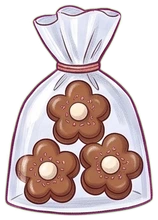
#> input picture assets/places/valentine/bag-flowers.webp, 158 x 220 px, given in place of classroom-v2-higgsfield-original.png, which was not available
$ python make-valentine-cover.py
#> lines starting #> are read from the running program, lines starting #| are printed output that depends on the picture
"""Valentine case (design/case-valentine-chocolate.md, "그림 제작 계획" 8): the case list cover and the review photo,
put together from pictures already made (no new art).

- cover.webp (800×563, the list photo's ratio 1.42, as the umbrella cover): classroom v2 with the boxes drawn on the
  desk (classroom-v2-boxes-higgsfield-original.png), cropped around the teacher's desk.
- review-boxes.webp (840×360, the review photo's wide frame): the eight packed gift boxes (gift-closed.webp) in a row
  over the blurred classroom, as at the end of the case.
Run from the project folder: python -I scripts/make-valentine-cover.py   (Pillow only)"""
from PIL import Image, ImageFilter

P = 'assets/places/valentine/'
# classroom v2 (user 2026-11-27): the boxes are drawn on the desk in the picture itself, so the cover is only a crop
room = Image.open(P + 'classroom-v2-higgsfield-original.png').convert('RGBA')
#> room is the input picture: PIL image 158x220 RGBA; mean R, G, B, A 134.3, 117.9, 113.4, 159.3
boxed = Image.open(P + 'classroom-v2-boxes-higgsfield-original.png').convert('RGBA')
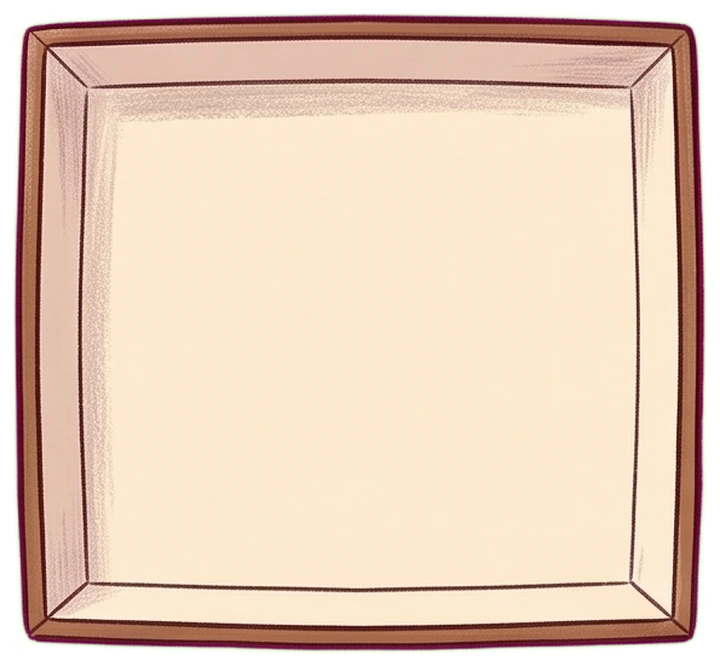
#> input picture assets/places/valentine/bigbox-open.webp, 720 x 666 px, given in place of classroom-v2-boxes-higgsfield-original.png, which was not available
#> boxed is the input picture: PIL image 720x666 RGBA; mean R, G, B, A 211.6, 188.1, 165.4, 228.6


def shadow(img, blur, alpha, squash=1.0):
    """a dark blurred copy of the picture's shape (squashed downwards for a shadow on a table)"""
    a = img.getchannel('A').point(lambda v: int(v * alpha))
    sh = Image.new('RGBA', img.size, (40, 22, 12, 0)); sh.putalpha(a)
    if squash != 1.0:
        sh = sh.resize((img.width, max(1, round(img.height * squash))))
    pad = blur * 3
    out = Image.new('RGBA', (sh.width + 2 * pad, sh.height + 2 * pad)); out.paste(sh, (pad, pad))
    return out.filter(ImageFilter.GaussianBlur(blur)), pad


# --- cover: the teacher's desk with the boxes, the chalkboard and the paper hearts above it ---
cx = 900                                  # the desk's middle
W = 1040; H = round(W / 1.42)
x0, y0 = cx - W // 2, 650
boxed.crop((x0, y0, x0 + W, y0 + H)).resize((800, round(800 / 1.42)), Image.LANCZOS).convert('RGB') \
    .save(P + 'cover.webp', quality=88, method=6)

# --- review photo: eight packed boxes in a row over the blurred classroom ---
RW, RH = 840, 360
bg = room.crop((300, 760, 1500, 760 + round(1200 * RH / RW))).resize((RW, RH), Image.LANCZOS).filter(ImageFilter.GaussianBlur(6))
#> bg: PIL image 840x360 RGBA; every value is 0
dim = Image.new('RGBA', bg.size, (46, 34, 25, 90)); bg.alpha_composite(dim)
g = Image.open(P + 'gift-closed.webp').convert('RGBA')
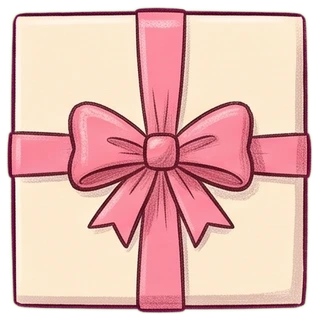
#> input picture assets/places/valentine/gift-closed.webp, 319 x 320 px, found by its file name
#> g is the input picture: PIL image 319x320 RGBA; mean R, G, B, A 205.7, 163.4, 153.6, 220.8
gs = 92; g = g.resize((gs, round(g.height * gs / g.width)), Image.LANCZOS)
gap = (RW - 8 * gs) // 9
tilts = [-4, 3, -2, 5, -3, 2, -5, 3]
for i, t in enumerate(tilts):
    gi = g.rotate(t, expand=True, resample=Image.BICUBIC)
    gx = gap + i * (gs + gap) - (gi.width - gs) // 2
    gy = (RH - gi.height) // 2 + (8 if i % 2 else -8)
    s, p = shadow(gi, 6, .5)
    bg.alpha_composite(s, (gx - p + 4, gy - p + 6))
    bg.alpha_composite(gi, (gx, gy))
#> this loop made 8 passes
#> pass 1, in shadow, `a = img.getchannel('A').point(lambda v: int(v * alpha))`:
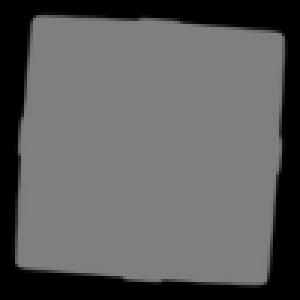
#> a: PIL image 100x100 L (shown 3 times larger); min 0, max 127, mean 93
#> after the loop:
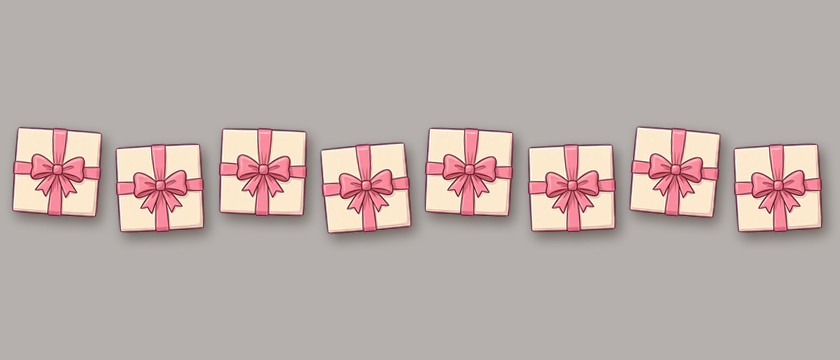
#> bg: PIL image 840x360 RGBA; mean R, G, B, A 80.6, 61.1, 52.6, 124.3; transparent parts drawn white
#> after the loop:
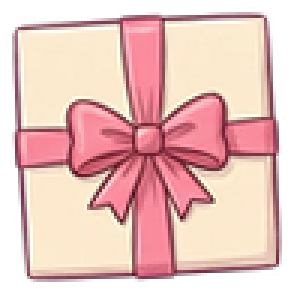
#> gi: PIL image 98x98 RGBA (shown 3 times larger); mean R, G, B, A 176.8, 136.4, 130.9, 194.5; transparent parts drawn white
#> after the loop:
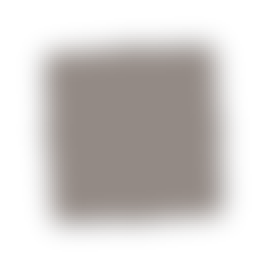
#> s: PIL image 134x134 RGBA (shown 2 times larger); mean R, G, B, A 21.4, 11.8, 6.4, 51.8; transparent parts drawn white
bg.convert('RGB').save(P + 'review-boxes.webp', quality=88, method=6)
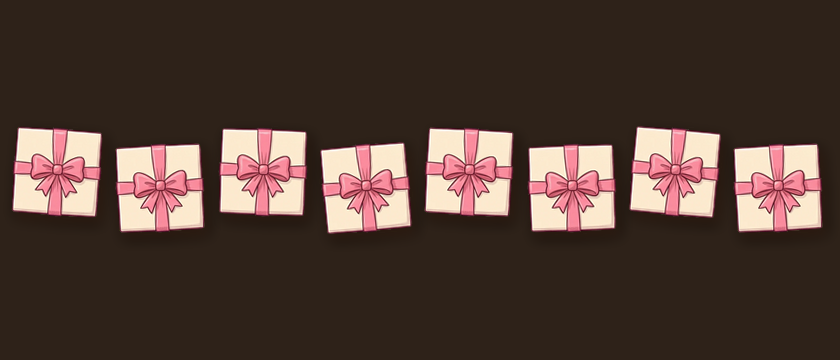
#> saved as review-boxes.webp: PIL image 840x360 RGB; mean R, G, B 80.6, 61.1, 52.6
print('cover 800x%d, review %dx%d' % (round(800 / 1.42), RW, RH))
